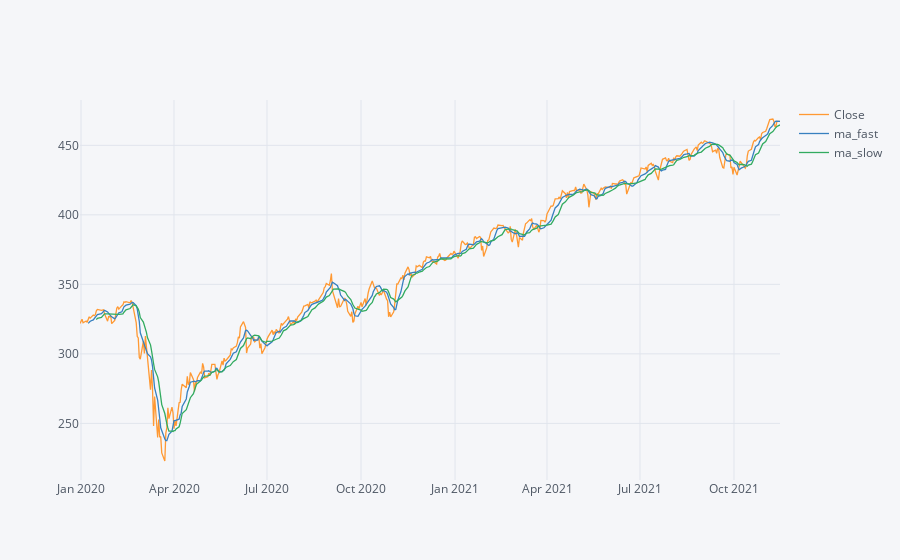

Source (notebook cell):
### Code cell
fast_trend = df.Open.rolling(window=short_trend_days).mean()
slow_trend = df.Open.rolling(window=long_trend_days).mean()

df['ma_fast'] = fast_trend
df['ma_slow'] = slow_trend
df[['Close','ma_fast','ma_slow']].iplot()

### Figure 1 — Plotly figure (JSON) as saved in the notebook; plotly's stock layout.template omitted (floating-point values rounded to 4 significant figures; data arrays with more than 128 entries replaced by an {"elided": "..."} marker saying what was removed)
{"data": [{"line": {"color": "rgba(255, 153, 51, 1.0)", "dash": "solid", "shape": "linear", "width": 1.3}, "mode": "lines", "name": "Close", "text": "", "type": "scatter", "x": {"elided": "474 str values"}, "y": {"elided": "474 float values"}}, {"line": {"color": "rgba(55, 128, 191, 1.0)", "dash": "solid", "shape": "linear", "width": 1.3}, "mode": "lines", "name": "ma_fast", "text": "", "type": "scatter", "x": {"elided": "474 str values"}, "y": {"elided": "474 mixed values"}}, {"line": {"color": "rgba(50, 171, 96, 1.0)", "dash": "solid", "shape": "linear", "width": 1.3}, "mode": "lines", "name": "ma_slow", "text": "", "type": "scatter", "x": {"elided": "474 str values"}, "y": {"elided": "474 mixed values"}}], "layout": {"autosize": true, "legend": {"bgcolor": "#F5F6F9", "font": {"color": "#4D5663"}}, "paper_bgcolor": "#F5F6F9", "plot_bgcolor": "#F5F6F9", "title": {"font": {"color": "#4D5663"}}, "xaxis": {"autorange": true, "gridcolor": "#E1E5ED", "range": ["2019-12-31", "2021-11-15"], "showgrid": true, "tickfont": {"color": "#4D5663"}, "title": {"font": {"color": "#4D5663"}, "text": ""}, "type": "date", "zerolinecolor": "#E1E5ED"}, "yaxis": {"autorange": true, "gridcolor": "#E1E5ED", "range": [209.3, 482.6], "showgrid": true, "tickfont": {"color": "#4D5663"}, "title": {"font": {"color": "#4D5663"}, "text": ""}, "type": "linear", "zerolinecolor": "#E1E5ED"}}}
